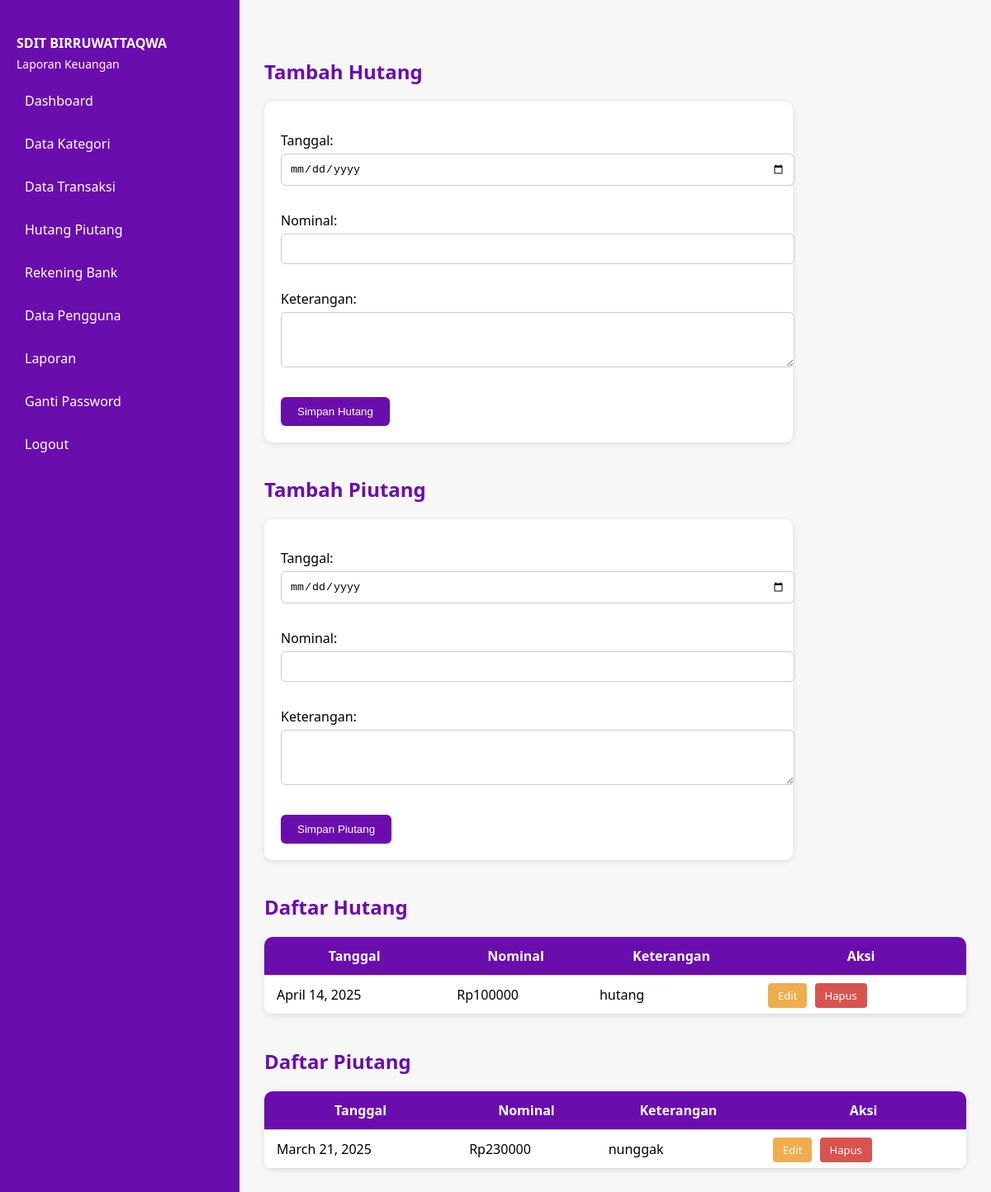
Page /hutang-piutang/ on the earlier database version.
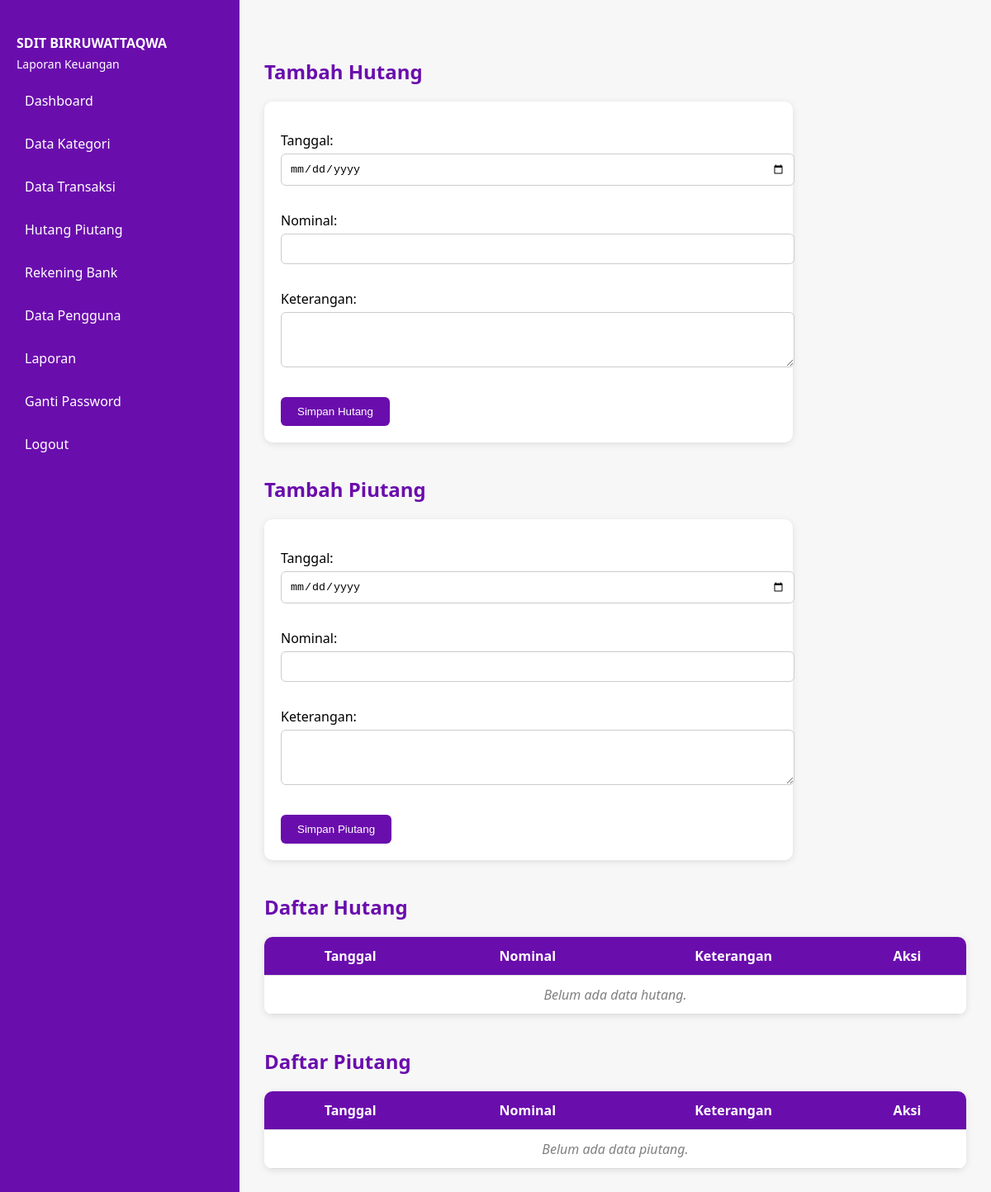
Same page on the later database version.
### keuangan/models.py (models this page shows, shortened)
class Hutang(models.Model):
    tanggal = models.DateField()
    nominal = models.IntegerField()
    keterangan = models.TextField()

class Piutang(models.Model):
    tanggal = models.DateField()
    nominal = models.IntegerField()
    keterangan = models.TextField()

### keuangan/views.py (the view, shortened to what this page needs)
# urls.py: path('hutang-piutang/', views.hutang_piutang, name='hutang_piutang'),
def hutang_piutang(request):
    hutang_list = Hutang.objects.all()
    piutang_list = Piutang.objects.all()
    return render(request, 'keuangan/hutang_piutang.html', {
        'hutang_list': hutang_list,
        'piutang_list': piutang_list,
        'hutang_form': HutangForm(),  # Tambahkan form ke context
        'piutang_form': PiutangForm(),  # Tambahkan form ke context
    })

### keuangan/forms.py
class HutangForm(forms.ModelForm):
    class Meta:
        model = Hutang
        fields = ['tanggal', 'nominal', 'keterangan']
        widgets = {
            'tanggal': forms.DateInput(attrs={'type': 'date', 'class': 'form-control'}),
            'nominal': forms.NumberInput(attrs={'class': 'form-control'}),
            'keterangan': forms.Textarea(attrs={'class': 'form-control', 'rows': 3}),
        }

class PiutangForm(forms.ModelForm):
    class Meta:
        model = Piutang
        fields = ['tanggal', 'nominal', 'keterangan']
        widgets = {
            'tanggal': forms.DateInput(attrs={'type': 'date', 'class': 'form-control'}),
            'nominal': forms.NumberInput(attrs={'class': 'form-control'}),
            'keterangan': forms.Textarea(attrs={'class': 'form-control', 'rows': 3}),
        }

### keuangan/templates/keuangan/hutang_piutang.html (shortened to what this page needs)
{% load static %}
<!DOCTYPE html>
<html lang="id">
<head>
</head>
<body>
    <div class="sidebar">
        <h4>SDIT BIRRUWATTAQWA</h4>
        <p>Laporan Keuangan</p>
        <a href="#">Dashboard</a>
        <a href="{% url 'kategori_list' %}">Data Kategori</a>
        <a href="{% url 'daftar_transaksi' %}">Data Transaksi</a>
        <a href="{% url 'hutang_piutang' %}">Hutang Piutang</a>
        <a href="{% url 'rekening_bank' %}">Rekening Bank</a>
        <a href="#">Data Pengguna</a>
        <a href="#">Laporan</a>
        <a href="#">Ganti Password</a>
        <a href="#">Logout</a>
    </div>
    <div class="main-content">
        <h2>Tambah Hutang</h2>
        <form method="POST">
            {{ hutang_form.as_p }}
            <button type="submit">Simpan Hutang</button>
        </form>
        <h2>Tambah Piutang</h2>
        <form method="POST">
            {{ piutang_form.as_p }}
            <button type="submit">Simpan Piutang</button>
        </form>
        <h2>Daftar Hutang</h2>
        <table>
            <tr>
                <th>Tanggal</th>
                <th>Nominal</th>
                <th>Keterangan</th>
                <th>Aksi</th>
            </tr>
            {% for hutang in hutang_list %}
            <tr>
                <td>{{ hutang.tanggal }}</td>
                <td>Rp{{ hutang.nominal }}</td>
                <td>{{ hutang.keterangan }}</td>
                <td class="aksi">
                    <a href="{% url 'edit_hutang' hutang.id %}" class="btn-warning">Edit</a>
                    <a href="{% url 'hapus_hutang' hutang.id %}" class="btn-danger" onclick="return confirm('Yakin ingin menghapus hutang ini?');">Hapus</a>
                </td>
            </tr>
            {% empty %}
            <tr>
                <td colspan="4">Belum ada data hutang.</td>
            </tr>
            {% endfor %}
        </table>
        <h2>Daftar Piutang</h2>
        <table>
            <tr>
                <th>Tanggal</th>
                <th>Nominal</th>
                <th>Keterangan</th>
                <th>Aksi</th>
            </tr>
            {% for piutang in piutang_list %}
            <tr>
                <td>{{ piutang.tanggal }}</td>
                <td>Rp{{ piutang.nominal }}</td>
                <td>{{ piutang.keterangan }}</td>
                <td class="aksi">
                    <a href="{% url 'edit_piutang' piutang.id %}" class="btn-warning">Edit</a>
                    <a href="{% url 'hapus_piutang' piutang.id %}" class="btn-danger" onclick="return confirm('Yakin ingin menghapus piutang ini?');">Hapus</a>
                </td>
            </tr>
            {% empty %}
            <tr>
                <td colspan="4">Belum ada data piutang.</td>
            </tr>
            {% endfor %}
        </table>
    </div>
</body>
</html>

Differences in the rows shown:
removed Hutang: tanggal "April 14, 2025", nominal "100000", keterangan "hutang"
removed Piutang: tanggal "March 21, 2025", nominal "230000", keterangan "nunggak"
Other differences:
text now shown: "Belum ada data hutang. Belum ada data piutang."
